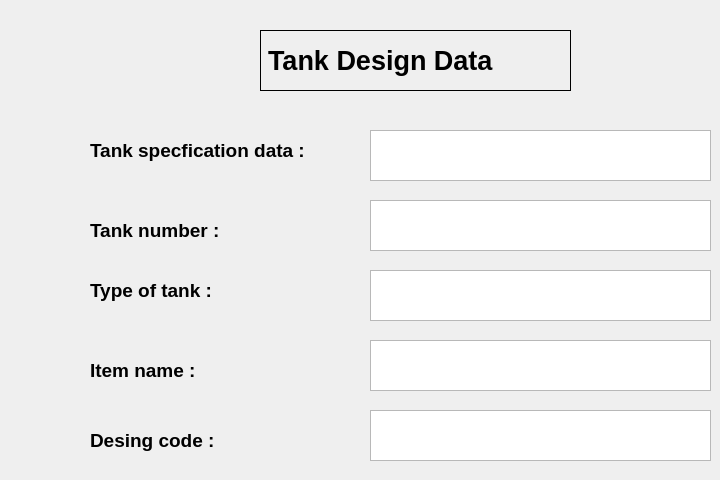
  <widget class="QWidget" name="TankDesignData">
   <widget class="QTextBrowser" name="Tankspecficationdata">
    <property name="geometry">
     <rect>
      <x>370</x>
      <y>130</y>
      <width>341</width>
      <height>51</height>
     </rect>
    </property>
   </widget>
   <widget class="QLabel" name="Tankspecficationdata_2">
    <property name="geometry">
     <rect>
      <x>90</x>
      <y>120</y>
      <width>281</width>
      <height>61</height>
     </rect>
    </property>
    <property name="font">
     <font>
      <pointsize>14</pointsize>
      <weight>75</weight>
      <bold>true</bold>
     </font>
    </property>
    <property name="text">
     <string>Tank specfication data :</string>
    </property>
   </widget>
   <widget class="QLabel" name="Tanknumber_2">
    <property name="geometry">
     <rect>
      <x>90</x>
      <y>200</y>
      <width>281</width>
      <height>61</height>
     </rect>
    </property>
    <property name="font">
     <font>
      <pointsize>14</pointsize>
      <weight>75</weight>
      <bold>true</bold>
     </font>
    </property>
    <property name="text">
     <string>Tank number :</string>
    </property>
   </widget>
   <widget class="QLabel" name="Typeoftank_2">
    <property name="geometry">
     <rect>
      <x>90</x>
      <y>260</y>
      <width>281</width>
      <height>61</height>
     </rect>
    </property>
    <property name="font">
     <font>
      <pointsize>14</pointsize>
      <weight>75</weight>
      <bold>true</bold>
     </font>
    </property>
    <property name="text">
     <string>Type of tank :</string>
    </property>
   </widget>
   <widget class="QLabel" name="Itemname_2">
    <property name="geometry">
     <rect>
      <x>90</x>
      <y>340</y>
      <width>281</width>
      <height>61</height>
     </rect>
    </property>
    <property name="font">
     <font>
      <pointsize>14</pointsize>
      <weight>75</weight>
      <bold>true</bold>
     </font>
    </property>
    <property name="text">
     <string>Item name :</string>
    </property>
   </widget>
   <widget class="QLabel" name="Desingcode">
    <property name="geometry">
     <rect>
      <x>90</x>
      <y>410</y>
      <width>281</width>
      <height>61</height>
     </rect>
    </property>
    <property name="font">
     <font>
      <pointsize>14</pointsize>
      <weight>75</weight>
      <bold>true</bold>
     </font>
    </property>
    <property name="text">
     <string>Desing code :</string>
    </property>
   </widget>
   <widget class="QTextBrowser" name="Tanknumber">
    <property name="geometry">
     <rect>
      <x>370</x>
      <y>200</y>
      <width>341</width>
      <height>51</height>
     </rect>
    </property>
   </widget>
   <widget class="QTextBrowser" name="Typeoftank">
    <property name="geometry">
     <rect>
      <x>370</x>
      <y>270</y>
      <width>341</width>
      <height>51</height>
     </rect>
    </property>
   </widget>
   <widget class="QTextBrowser" name="Itemname">
    <property name="geometry">
     <rect>
      <x>370</x>
      <y>340</y>
      <width>341</width>
      <height>51</height>
     </rect>
    </property>
   </widget>
   <widget class="QTextBrowser" name="Designcode">
    <property name="geometry">
     <rect>
      <x>370</x>
      <y>410</y>
      <width>341</width>
      <height>51</height>
     </rect>
    </property>
   </widget>
   <widget class="QLabel" name="heading">
    <property name="geometry">
     <rect>
      <x>260</x>
      <y>30</y>
      <width>311</width>
      <height>61</height>
     </rect>
    </property>
    <property name="font">
     <font>
      <pointsize>20</pointsize>
      <weight>75</weight>
      <bold>true</bold>
      <underline>false</underline>
     </font>
    </property>
    <property name="autoFillBackground">
     <bool>true</bool>
    </property>
    <property name="frameShape">
     <enum>QFrame::Box</enum>
    </property>
    <property name="text">
     <string>Tank Design Data</string>
    </property>
   </widget>
  </widget>
